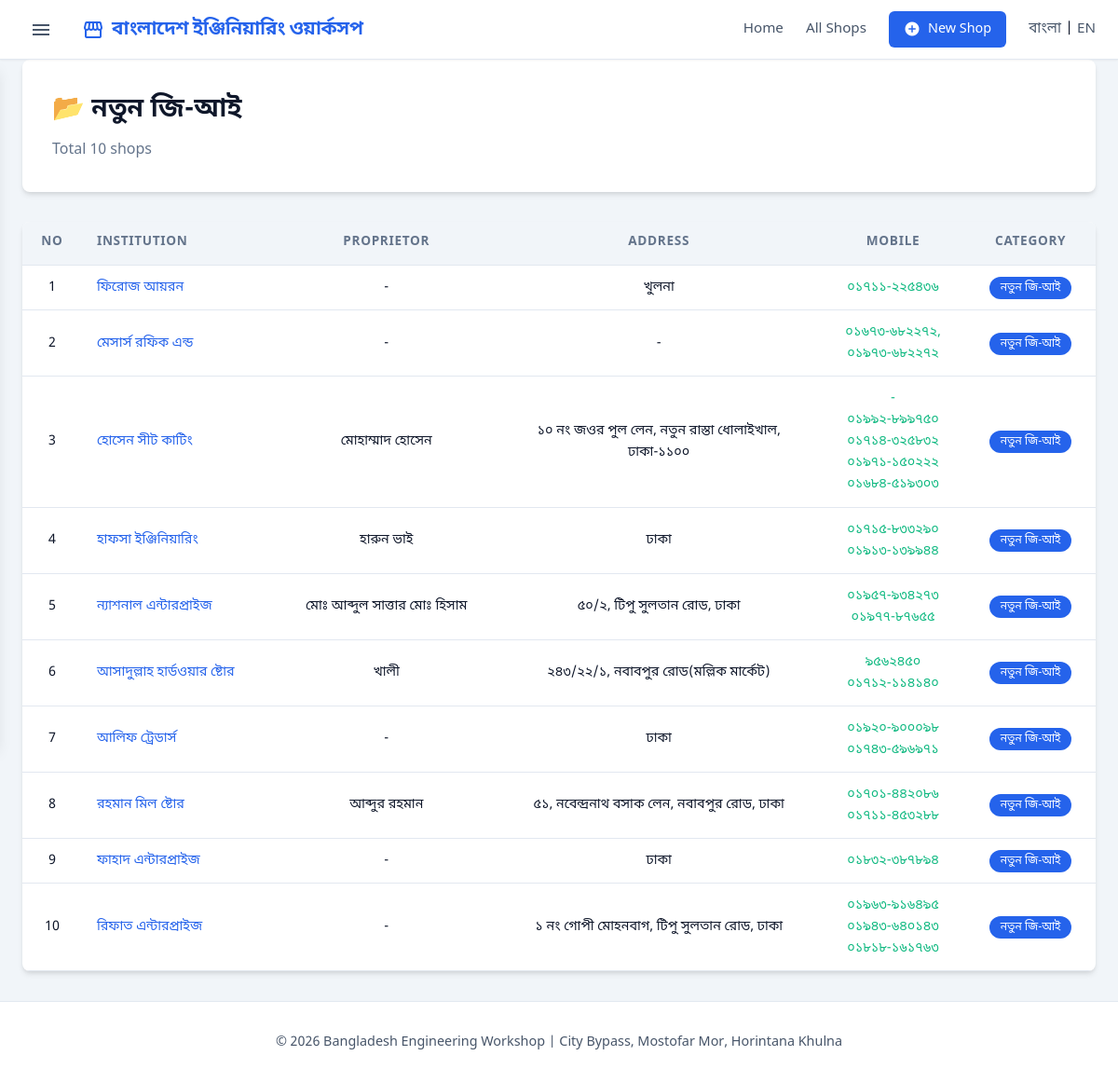
Page /category/5 on the earlier database version.
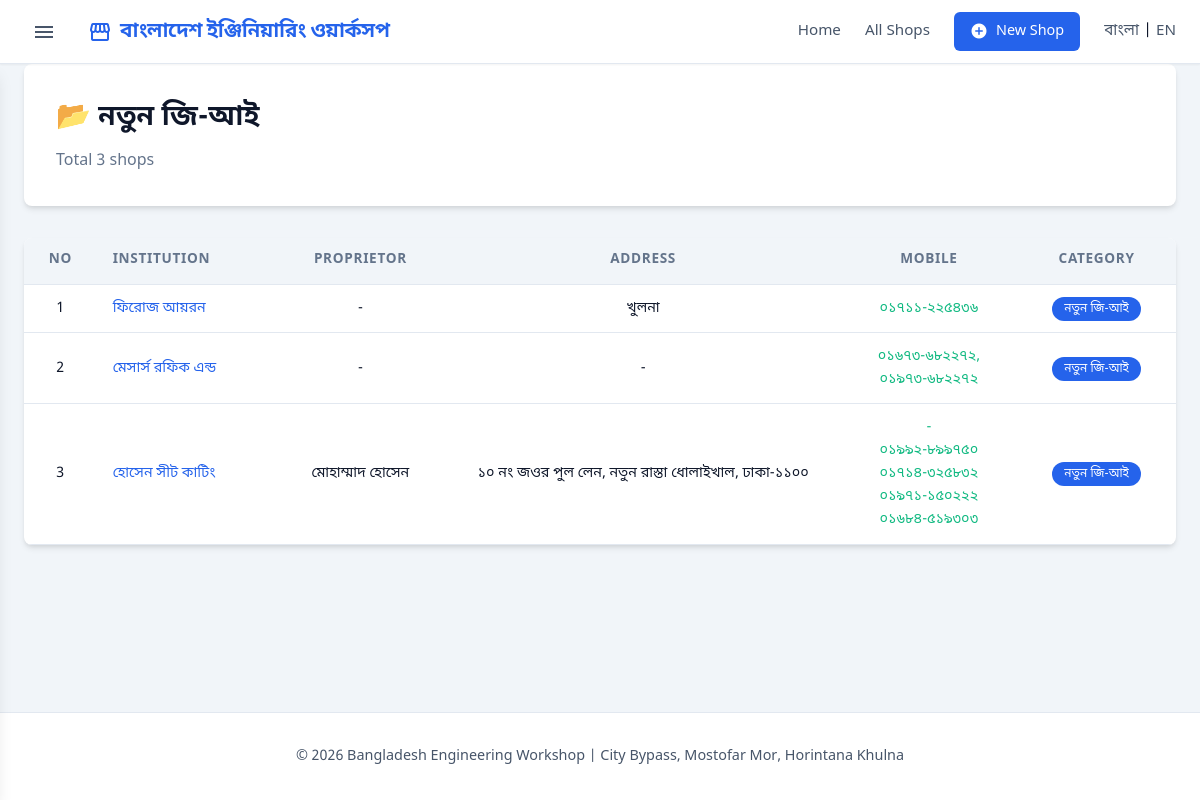
Same page on the later database version.
### database.py (models this page shows)
class Shop(db.Model):
    __tablename__ = 'shops'
    id = db.Column(db.Integer, primary_key=True)
    category_id = db.Column(db.Integer, db.ForeignKey('categories.id'))
    serial_no = db.Column(db.String(5000))
    name = db.Column(db.String(20000))
    proprietor = db.Column(db.String(10000))
    address = db.Column(db.Text)
    mobile = db.Column(db.String(10000))
    transaction_status = db.Column(db.String(10000))
    whatsapp = db.Column(db.String(5000))
    email_web = db.Column(db.String(10000))
    products = db.Column(db.Text)
    created_at = db.Column(db.DateTime, default=datetime.datetime.now)
    updated_at = db.Column(db.DateTime, default=datetime.datetime.now, onupdate=datetime.datetime.now)
    def to_dict(self):
        return {
            'id': self.id,
            'category_id': self.category_id,
            'category_name': self.category.name if self.category else '',
            'category_name_english': self.category.name_english if self.category else '',
            'serial_no': self.serial_no,
            'name': self.name,
            'proprietor': self.proprietor,
            'address': self.address,
            'mobile': self.mobile,
            'transaction_status': self.transaction_status,
            'whatsapp': self.whatsapp,
            'email_web': self.email_web,
            'products': self.products,
            'created_at': self.created_at.isoformat() if self.created_at else None,
            'updated_at': self.updated_at.isoformat() if self.updated_at else None
        }

class Category(db.Model):
    __tablename__ = 'categories'
    id = db.Column(db.Integer, primary_key=True)
    name = db.Column(db.String(10000), nullable=False)
    name_english = db.Column(db.String(10000))
    shops = db.relationship('Shop', backref='category', lazy=True)
    def to_dict(self):
        return {
            'id': self.id,
            'name': self.name,
            'name_english': self.name_english
        }

### app.py (the view)
@app.route('/category/<int:category_id>')
def category_shops(category_id):
    shops = db.get_shops_by_category(category_id)
    categories = db.get_all_categories()
    current_category = next((c for c in categories if c['id'] == category_id), None)
    return render_template('shop_list.html',
                         shops=shops,
                         categories=categories,
                         current_category=current_category,
                         page=1,
                         total_pages=1,
                         total=len(shops))

### app.py (called while the page is built)
def get_locale():
    if 'lang' in session:
        return session['lang']
    return request.accept_languages.best_match(['bn', 'en'])

@app.context_processor
def inject_categories():
    return dict(categories=db.get_all_categories())

### database.py (called while the page is built)
    def get_all_categories(self):
        cats = Category.query.order_by(Category.id).all()
        return [c.to_dict() for c in cats]

    def get_shops_by_category(self, category_id):
        shops = Shop.query.filter_by(category_id=category_id).order_by(Shop.id).all()
        return [s.to_dict() for s in shops]

### templates/shop_list.html (shortened to what this page needs)
{% extends 'base.html' %}
{% block content %}
<section class="page-header">
    <h1>
        {% if current_category %}
        📂 {{ current_category.name }}
        {% else %}
        🏪 {{ _('All Shops') }}
        {% endif %}
    </h1>
    <p>{{ _('Total') }} {{ total }} {{ _('shops') }}</p>
</section>
<section class="shops-section">
    {% if shops %}
    <div class="shops-table-container">
        <table class="shops-table">
            <thead>
                <tr>
                    <th>{{ _('No') }}</th>
                    <th>{{ _('Institution') }}</th>
                    <th>{{ _('Proprietor') }}</th>
                    <th>{{ _('Address') }}</th>
                    <th>{{ _('Mobile') }}</th>
                    <th>{{ _('Category') }}</th>
                </tr>
            </thead>
            <tbody>
                {% for shop in shops %}
                <tr>
                    <td>{{ loop.index + ((page-1) * 20) }}</td>
                    <td>
                        <a href="{{ url_for('shop_detail', shop_id=shop.id) }}" class="shop-link">
                            {{ shop.name }}
                        </a>
                    </td>
                    <td>{{ shop.proprietor or '-' }}</td>
                    <td>{{ shop.address or '-' }}</td>
                    <td>
                        {% if shop.mobile %}
                        {% for num in shop.mobile.split() %}
                        <div class="mobile-number">
                            <a href="tel:{{ num }}" class="mobile-link">{{ num }}</a>
                        </div>
                        {% endfor %}
                        {% else %}
                        -
                        {% endif %}
                    </td>
                    <td>
                        {% if shop.category_name %}
                        <a href="{{ url_for('category_shops', category_id=shop.category_id) }}" class="category-badge">
                            {{ shop.category_name }}
                        </a>
                        {% else %}
                        -
                        {% endif %}
                    </td>
                </tr>
                {% endfor %}
            </tbody>
        </table>
    </div>
    {% else %}
    <div class="no-results">
        <p>{{ _('No shops found.') }}</p>
        <a href="{{ url_for('index') }}" class="btn">{{ _('Back to Home') }}</a>
    </div>
    {% endif %}
</section>
{% endblock %}

Differences in the rows shown:
no longer on this page (row edited): Shop: name "হাফসা ইঞ্জিনিয়ারিং", proprietor "হারুন ভাই", address "ঢাকা"
no longer on this page (row edited): Shop: name "ন্যাশনাল এন্টারপ্রাইজ", proprietor "মোঃ আব্দুল সাত্তার মোঃ হিসাম", address "৫০/২, টিপু সুলতান রোড, ঢাকা"
no longer on this page (row edited): Shop: name "আসাদুল্লাহ হার্ডওয়ার ষ্টোর", proprietor "খালী", address "২৪৩/২২/১, নবাবপুর রোড(মল্লিক মার্কেট)"
no longer on this page (row edited): Shop: name "আলিফ ট্রেডার্স", address "ঢাকা"
no longer on this page (row edited): Shop: name "রহমান মিল ষ্টোর", proprietor "আব্দুর রহমান", address "৫১, নবেন্দ্রনাথ বসাক লেন, নবাবপুর রোড, ঢাকা"
no longer on this page (row edited): Shop: name "ফাহাদ এন্টারপ্রাইজ", address "ঢাকা", mobile "০১৮৩২-৩৮৭৮৯৪"
no longer on this page (row edited): Shop: name "রিফাত এন্টারপ্রাইজ", address "১ নং গোপী মোহনবাগ, টিপু সুলতান রোড, ঢাকা"
Other differences:
{{ total }}: "10" → "3"
list line gone: "4 ০১৭১৫-৮৩৩২৯০ ০১৯১৩-১৩৯৯৪৪"
list line gone: "নতুন জি-আই"
list line gone: "5 ০১৯৫৭-৯৩৪২৭৩ ০১৯৭৭-৮৭৬৫৫"
list line gone: "6 ৯৫৬২৪৫০ ০১৭১২-১১৪১৪০"
list line gone: "7 - ০১৯২০-৯০০০৯৮ ০১৭৪৩-৫৯৬৯৭১"
list line gone: "8 ০১৭০১-৪৪২০৮৬ ০১৭১১-৪৫৩২৮৮"
list line gone: "9 -"
list line gone: "10 - ০১৯৬৩-৯১৬৪৯৫ ০১৯৪৩-৬৪০১৪৩ ০১৮১৮-১৬১৭৬৩"
